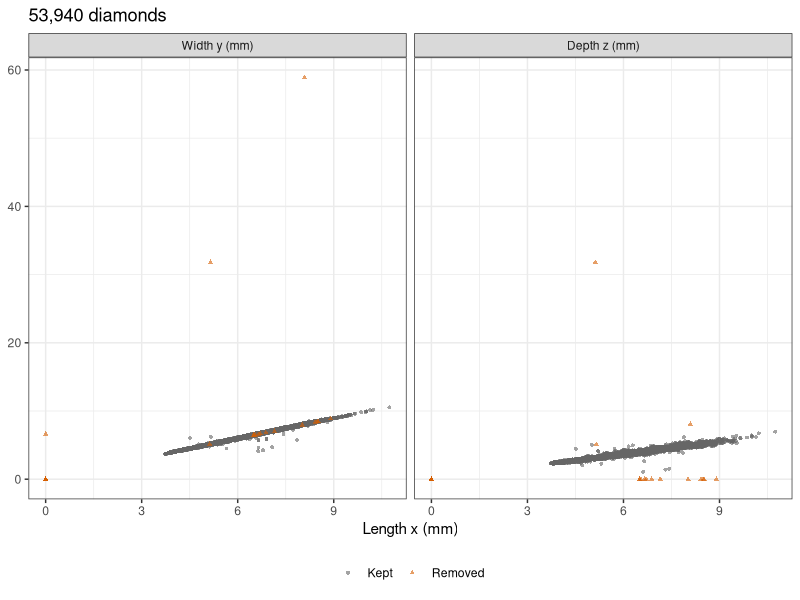
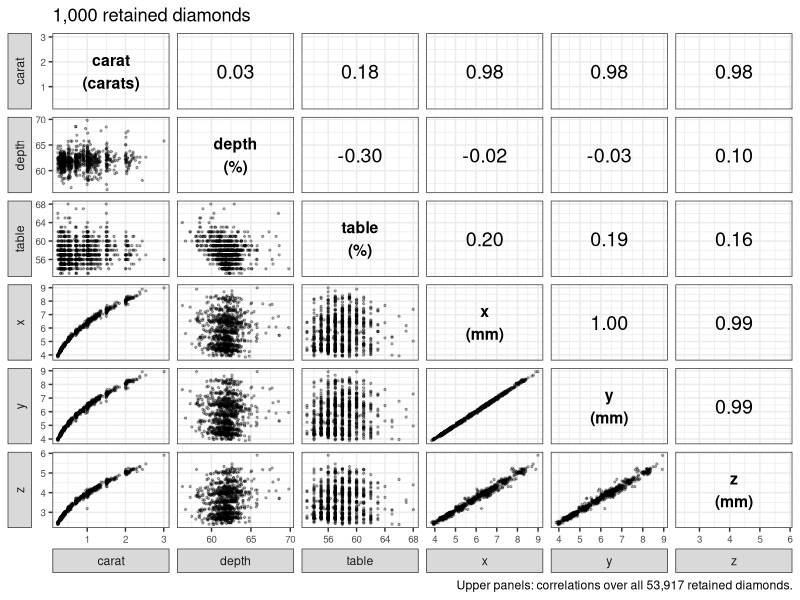
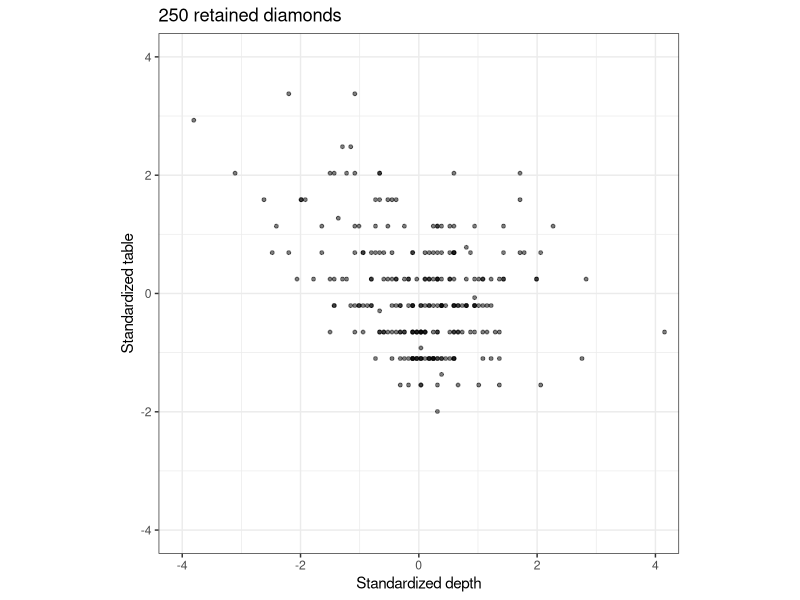
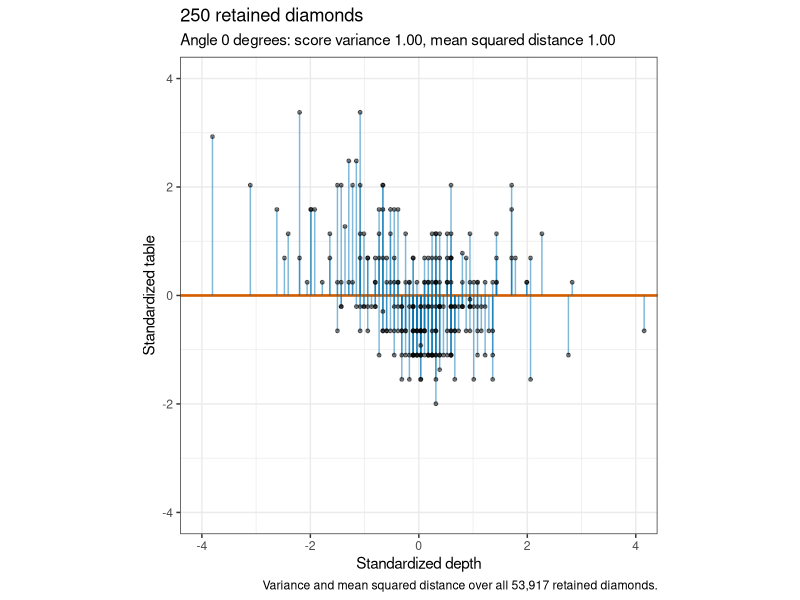
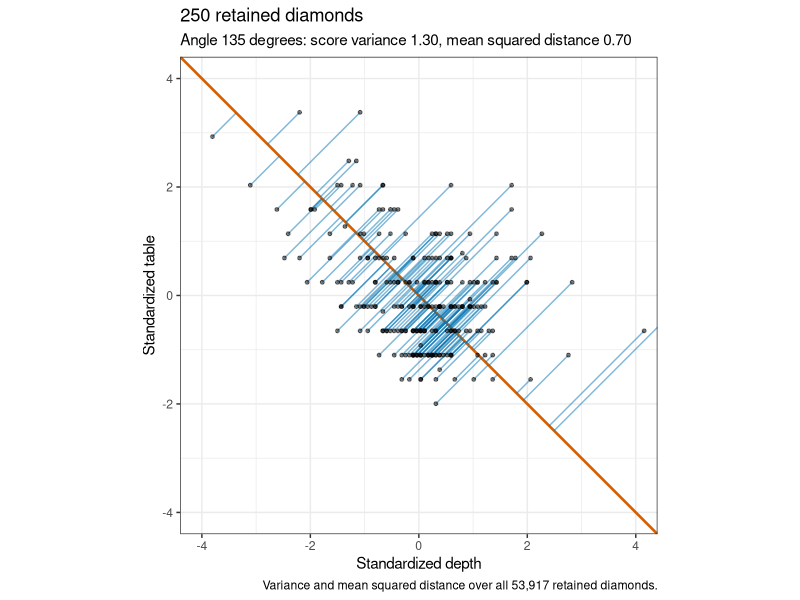
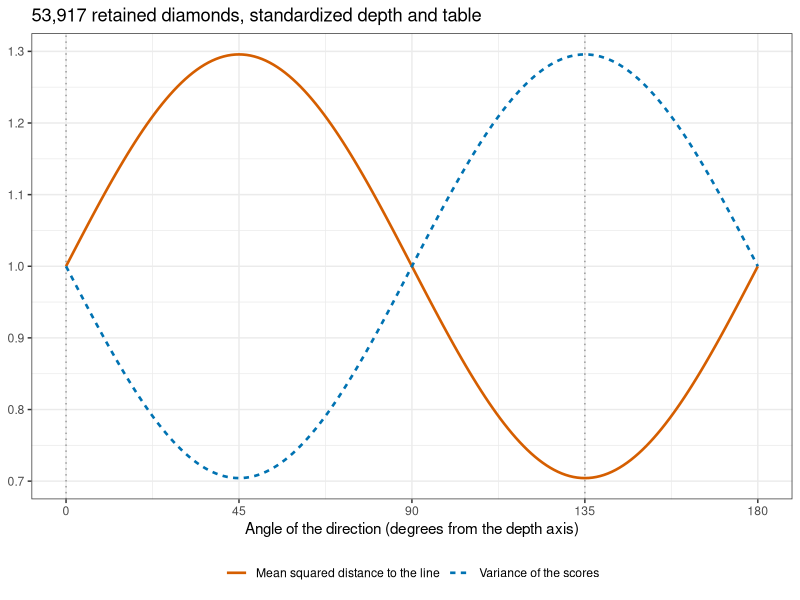
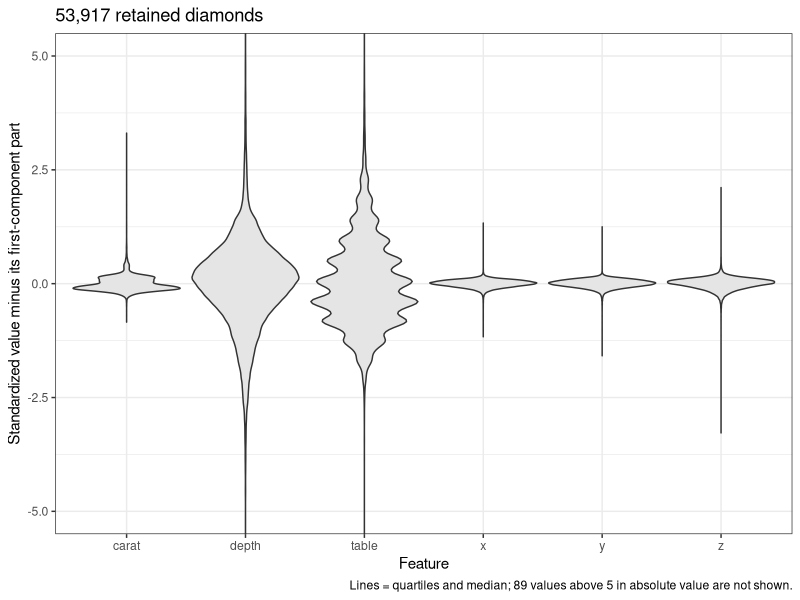
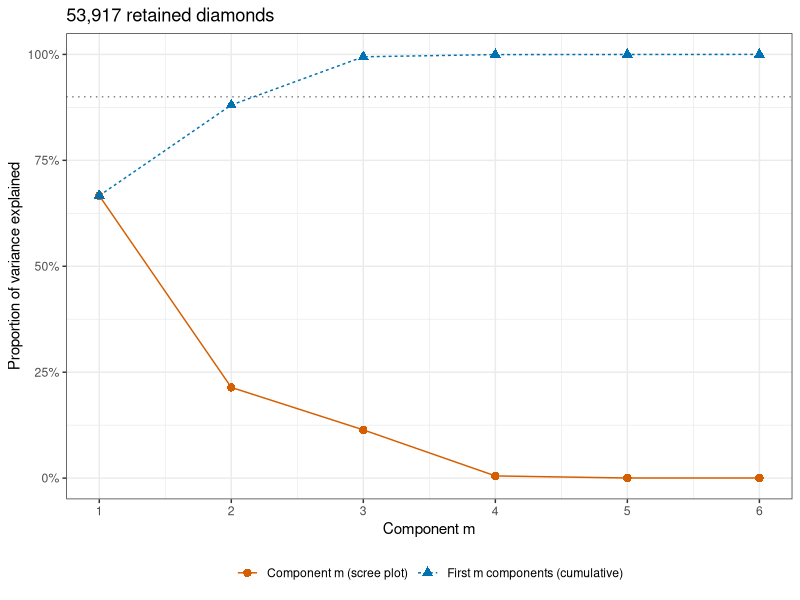

The R source for these figures, in order:
## ---- chunk 1
#| include: false
library("tidyverse")
theme_set(theme_bw())
set.seed(20261021)

# Fixed decimals with thousands separators, for use inside $...$, whose
# hyphen MathJax sets as a minus. Adding 0 after rounding turns a negative
# zero into 0.
fmt_math <- function(x, digits = 2) {
  rounded <- round(x, digits) + 0
  formatC(rounded, format = "f", digits = digits, big.mark = ",")
}

# The same for prose, where a negative value prints with a minus sign (the
# HTML entity) rather than a hyphen.
fmt <- function(x, digits = 2) {
  sub("^-", "&minus;", fmt_math(x, digits))
}

# A percentage, for prose.
pct <- function(x, digits = 1) {
  paste0(fmt(100 * x, digits), "%")
}

# A count with thousands separators, for prose.
big <- function(x) {
  format(x, big.mark = ",")
}

# The same inside $...$, where MathJax reads % as a comment and spaces a
# bare comma.
big_math <- function(x) {
  format(x, big.mark = "{,}")
}

# A number in LaTeX scientific notation, for use inside $...$.
sci <- function(x, digits = 1) {
  magnitude <- abs(x)
  e <- floor(log10(magnitude))
  mantissa <- formatC(x / 10^e, format = "f", digits = digits)
  sprintf("%s \\times 10^{%d}", mantissa, e)
}

# "a", "a and b", "a, b, and c".
and_list <- function(x) {
  n_x <- length(x)
  if (n_x == 1) {
    return(x)
  }
  if (n_x == 2) {
    return(paste(x, collapse = " and "))
  }
  paste0(paste(x[-n_x], collapse = ", "), ", and ", x[n_x])
}

# A name set as code in prose.
code <- function(x) {
  paste0("`", x, "`")
}

# A column vector, written as a transposed row, for use inside $...$.
vec_math <- function(x, digits = 2) {
  entries <- paste(fmt_math(x, digits), collapse = ", ")
  paste0("\\left(", entries, "\\right)^\\top")
}

# Color-blind-friendly palette.
okabe_ito <- c("#E69F00",
               "#56B4E9",
               "#009E73",
               "#D55E00",
               "#0072B2",
               "#CC79A7")

# Violins with lines at the quartiles and the median.
violin <- geom_violin(fill = "grey90",
                      scale = "width",
                      quantiles = c(0.25, 0.5, 0.75),
                      quantile.linetype = "solid")

# Loadings as horizontal bars, with a reference line at 0.
loading_bars <- list(geom_vline(xintercept = 0, color = "grey50"),
                     geom_col(fill = "grey50", width = 0.6))
## ---- chunk 2
#| output: false
# The numeric explanatory variables, and the largest plausible dimension.
features <- c("carat", "depth", "table", "x", "y", "z")
max_mm <- 20

# Flag diamonds with a zero dimension or a dimension above max_mm.
status_levels <- c("Kept", "Removed")
diamonds_flagged <- diamonds |>
  mutate(zero = x == 0 | y == 0 | z == 0,
         extreme = !zero & (x > max_mm | y > max_mm | z > max_mm),
         status = if_else(zero | extreme, "Removed", "Kept"),
         status = factor(status, levels = status_levels))

# Zero dimensions, and diamonds removed for each reason.
n_zero <- c(x = sum(diamonds$x == 0),
            y = sum(diamonds$y == 0),
            z = sum(diamonds$z == 0))
n_zero_rows <- sum(diamonds_flagged$zero)
n_extreme <- sum(diamonds_flagged$extreme)

# The retained diamonds, their number n, and the number of features p.
kept <- diamonds_flagged |>
  filter(status == "Kept") |>
  select(-zero, -extreme, -status)
n <- nrow(kept)
p <- length(features)
largest_kept <- max(kept[c("x", "y", "z")])

# Dimensions above max_mm, and the other dimensions of those diamonds.
dims <- as.matrix(diamonds[c("x", "y", "z")])
n_big_values <- sum(dims > max_mm)
big_rows <- dims[diamonds_flagged$extreme, , drop = FALSE]
big_others <- big_rows[big_rows <= max_mm]
big_widths <- sort(diamonds$y[diamonds$y > max_mm], decreasing = TRUE)

# Width and depth against length, one panel each, removed diamonds on top.
dimension_labels <- c("Width y (mm)", "Depth z (mm)")
n_diamonds <- nrow(diamonds)
cleaning_title <- paste(big(n_diamonds), "diamonds")
cleaning_plot <- diamonds_flagged |>
  pivot_longer(c(y, z), names_to = "dimension", values_to = "value") |>
  mutate(dimension = if_else(dimension == "y",
                             "Width y (mm)",
                             "Depth z (mm)"),
         dimension = factor(dimension, levels = dimension_labels)) |>
  arrange(status) |>
  ggplot(aes(x = x, y = value, color = status, shape = status)) +
  geom_point(alpha = 0.6, size = 1) +
  facet_wrap(~ dimension) +
  scale_color_manual(values = c("grey40", "#D55E00")) +
  scale_shape_manual(values = c(16, 17)) +
  labs(x = "Length x (mm)",
       y = NULL,
       color = NULL,
       shape = NULL,
       title = cleaning_title) +
  theme(legend.position = "bottom")
## ---- chunk 3
#| echo: false
#| fig-width: 8
#| fig-height: 4.2
cleaning_plot
## ---- chunk 4
# Retained diamonds drawn at random for the scatterplots.
n_sub <- 1000
sub_id <- sample(n, n_sub)

# The number of them shown in the two-feature figures.
n_shown <- 250
## ---- chunk 5
#| output: false
# Explanatory variables as a matrix, their correlations, and the subsample.
X <- as.matrix(kept[features])
cor_X <- cor(X)
X_sub <- X[sub_id, ]

# Plot titles for all retained diamonds and for the subsample.
title_all <- paste(big(n), "retained diamonds")
title_sub <- paste(big(n_sub), "retained diamonds")

# Midpoint of each variable's range in the subsample, where text is placed.
sub_min <- apply(X_sub, 2, min)
sub_max <- apply(X_sub, 2, max)
mid <- (sub_min + sub_max) / 2

# Panel column and row variables as factors, in the order of features.
as_grid <- function(d) {
  mutate(d,
         xvar = factor(xvar, levels = features),
         yvar = factor(yvar, levels = features))
}

# Lower panels: the subsampled points of each pair of variables.
pair_index <- combn(p, 2)
pair_points <- function(k) {
  first <- pair_index[1, k]
  second <- pair_index[2, k]
  tibble(xvar = features[first],
         yvar = features[second],
         xval = X_sub[, first],
         yval = X_sub[, second])
}
n_pairs <- ncol(pair_index)
lower <- map(seq_len(n_pairs), pair_points) |>
  list_rbind() |>
  as_grid()

# Upper panels: the correlation over all n retained diamonds.
upper_x <- features[pair_index[2, ]]
upper_y <- features[pair_index[1, ]]
upper_r <- cor_X[cbind(upper_x, upper_y)]
upper <- tibble(xvar = upper_x,
                yvar = upper_y,
                xval = mid[upper_x],
                yval = mid[upper_y],
                label = fmt_math(upper_r)) |>
  as_grid()

# Diagonal panels: each carries its variable's range, so every row and
# column has a scale, and its name and unit.
diagonal_points <- function(f) {
  tibble(xvar = f, yvar = f, xval = X_sub[, f], yval = X_sub[, f])
}
diagonal <- map(features, diagonal_points) |>
  list_rbind() |>
  as_grid()
units <- c(carat = "carats",
           depth = "%",
           table = "%",
           x = "mm",
           y = "mm",
           z = "mm")
diagonal_text <- tibble(xvar = features,
                        yvar = features,
                        xval = mid,
                        yval = mid,
                        label = paste0(features, "\n(", units, ")")) |>
  as_grid()

# Scatterplot matrix: points below the diagonal, correlations above it.
pairs_caption <- paste("Upper panels: correlations over all",
                       big(n),
                       "retained diamonds.")
pairs_plot <- ggplot(lower, aes(x = xval, y = yval)) +
  geom_point(alpha = 0.3, size = 0.5) +
  geom_blank(data = diagonal) +
  geom_text(data = upper, aes(label = label), size = 5) +
  geom_text(data = diagonal_text,
            aes(label = label),
            size = 4,
            fontface = "bold") +
  facet_grid(yvar ~ xvar, scales = "free", switch = "both") +
  labs(x = NULL,
       y = NULL,
       title = title_sub,
       caption = pairs_caption) +
  theme(strip.placement = "outside",
        axis.text = element_text(size = 7))

# Correlations among the four size variables, and of depth and table with
# them.
size_vars <- c("carat", "x", "y", "z")
size_cors <- cor_X[size_vars, size_vars][upper.tri(diag(4))]
other_cors <- cor_X[c("depth", "table"), size_vars]
## ---- chunk 6
#| echo: false
#| fig-width: 8.5
#| fig-height: 8
pairs_plot
## ---- chunk 7
# Recorded depth percentage against the one computed from the dimensions.
average_width <- (kept$x + kept$y) / 2
depth_computed <- 100 * kept$z / average_width
depth_gap <- abs(kept$depth - depth_computed)
## ---- chunk 8
# Standard deviation with divisor n.
sd_n <- function(v) {
  deviations <- v - mean(v)
  sqrt(mean(deviations^2))
}

# Standardized features and their correlation matrix R.
X_std <- scale(X, center = TRUE, scale = apply(X, 2, sd_n))
R <- crossprod(X_std) / n
## ---- chunk 9
#| output: false
# Standardized depth and table, and their correlation.
X_dt <- X_std[, c("depth", "table")]
r_dt <- cor_X["depth", "table"]

# Unit direction at angle theta, in degrees from the depth axis.
direction <- function(theta) {
  radians <- theta * pi / 180
  c(cos(radians), sin(radians))
}

# Variance, over all n diamonds, of the scores along direction theta.
score_variance <- function(theta) {
  mean((X_dt %*% direction(theta))^2)
}

# For each angle: the variance of the scores and the mean squared distance
# to the line.
theta_grid <- 0:180
mean_sq_length <- mean(rowSums(X_dt^2))
theta_curves <- tibble(theta = theta_grid,
                       variance = map_dbl(theta_grid, score_variance),
                       distance = mean_sq_length - variance)
theta_best <- theta_curves$theta[which.max(theta_curves$variance)]

# Value of one column of theta_curves at one angle.
at_theta <- function(theta, col) {
  theta_curves[[col]][theta_curves$theta == theta]
}

# Base plot: the first n_shown diamonds of the subsample.
shown <- as_tibble(X_dt[sub_id[seq_len(n_shown)], ])
dt_caption <- paste("Variance and mean squared distance over all",
                    big(n),
                    "retained diamonds.")
dt_base <- ggplot(shown, aes(x = depth, y = table)) +
  coord_equal(xlim = c(-4, 4), ylim = c(-4, 4)) +
  labs(x = "Standardized depth",
       y = "Standardized table",
       title = paste(n_shown, "retained diamonds"),
       caption = dt_caption)

# The line at angle theta and each diamond's projection onto it.
dt_projection <- function(theta) {
  a <- direction(theta)
  proj <- mutate(shown,
                 score = depth * a[1] + table * a[2],
                 depth_p = score * a[1],
                 table_p = score * a[2])
  variance <- fmt(at_theta(theta, "variance"))
  distance <- fmt(at_theta(theta, "distance"))
  subtitle <- paste0("Angle ",
                     theta,
                     " degrees: score variance ",
                     variance,
                     ", mean squared distance ",
                     distance)
  dt_base +
    geom_abline(slope = a[2] / a[1],
                intercept = 0,
                color = "#D55E00",
                linewidth = 0.9) +
    geom_segment(data = proj,
                 aes(xend = depth_p, yend = table_p),
                 color = "#0072B2",
                 alpha = 0.5) +
    geom_point(alpha = 0.5, size = 1) +
    labs(subtitle = subtitle)
}

# Tabs: the data, the depth axis, and the first principal component.
dt_data <- dt_base +
  geom_point(alpha = 0.5, size = 1) +
  labs(caption = NULL)
dt_plots <- list(dt_data,
                 dt_projection(0),
                 dt_projection(theta_best))

# Both quantities against the angle, the two angles above dotted.
theta_title <- paste(big(n), "retained diamonds, standardized depth and table")
theta_plot <- theta_curves |>
  pivot_longer(-theta, names_to = "quantity") |>
  mutate(quantity = if_else(quantity == "variance",
                            "Variance of the scores",
                            "Mean squared distance to the line")) |>
  ggplot(aes(x = theta, y = value, color = quantity, linetype = quantity)) +
  geom_vline(xintercept = c(0, theta_best),
             color = "grey60",
             linetype = "dotted") +
  geom_line(linewidth = 0.9) +
  scale_color_manual(values = okabe_ito[c(4, 5)]) +
  scale_x_continuous(breaks = seq(0, 180, by = 45)) +
  labs(x = "Angle of the direction (degrees from the depth axis)",
       y = NULL,
       color = NULL,
       linetype = NULL,
       title = theta_title) +
  theme(legend.position = "bottom")
## ---- chunk 10
#| echo: false
#| fig-width: 6
#| fig-height: 6
dt_plots[[1]]
## ---- chunk 11
#| echo: false
#| fig-width: 6
#| fig-height: 6.3
dt_plots[[2]]
## ---- chunk 12
#| echo: false
#| fig-width: 6
#| fig-height: 6.3
dt_plots[[3]]
## ---- chunk 13
#| echo: false
#| fig-width: 7
#| fig-height: 4.2
theta_plot
## ---- chunk 14
# Eigendecomposition of the correlation matrix.
eig <- eigen(R, symmetric = TRUE)

# Sign of the largest entry of phi in absolute value.
largest_sign <- function(phi) {
  largest <- which.max(abs(phi))
  sign(phi[largest])
}

# Loading vectors, each signed so its largest loading in absolute value is
# positive.
flip <- apply(eig$vectors, 2, largest_sign)
Phi <- sweep(eig$vectors, 2, flip, "*")
dimnames(Phi) <- list(features, paste0("PC", 1:p))

# Component variances and the n x p matrix of scores.
v <- eig$values
Z <- X_std %*% Phi

# Largest correlation between two columns of scores, in absolute value.
score_cors <- cor(Z)[upper.tri(diag(p))]
max_score_cor <- max(abs(score_cors))
## ---- chunk 15
#| output: false
# What is left of each feature after its first-component part is removed.
residual_1 <- X_std - Z[, 1] %o% Phi[, 1]
remaining_var <- colMeans(residual_1^2)

# Violins of the remainders, cut at 5 in absolute value.
n_cut_remaining <- sum(abs(residual_1) > 5)
remaining_caption <- paste("Lines = quartiles and median;",
                           n_cut_remaining,
                           "values above 5 in absolute value are not shown.")
remaining_plot <- as_tibble(residual_1) |>
  pivot_longer(everything(), names_to = "feature") |>
  mutate(feature = factor(feature, levels = features)) |>
  ggplot(aes(x = feature, y = value)) +
  violin +
  coord_cartesian(ylim = c(-5, 5)) +
  labs(x = "Feature",
       y = "Standardized value minus its first-component part",
       title = title_all,
       caption = remaining_caption)
## ---- chunk 16
#| echo: false
#| fig-width: 7
#| fig-height: 4
remaining_plot
## ---- chunk 17
# Principal components from prcomp().
pca <- prcomp(X, center = TRUE, scale. = TRUE)

# Largest differences from the eigendecomposition, up to sign.
loading_gap <- abs(pca$rotation) - abs(Phi)
loading_diff <- max(abs(loading_gap))
variance_diff <- max(abs(pca$sdev^2 - v))
score_gap <- abs(pca$x) - sqrt((n - 1) / n) * abs(Z)
score_diff <- max(abs(score_gap))
## ---- chunk 18
#| output: false
# Proportion of variance explained by each component, and cumulatively.
pve <- v / sum(v)
cum_pve <- cumsum(pve)

# Table of the variances and proportions.
pve_tibble <- tibble(Component = paste0("PC", 1:p),
                     `Variance $v_m$` = fmt(v, 3),
                     `PVE` = pct(pve, 2),
                     `Cumulative PVE` = pct(cum_pve, 2))
pve_table <- knitr::kable(pve_tibble, align = "lrrr")

# Scree plot and cumulative PVE, with the 90% level dotted.
scree_types <- c("Component m (scree plot)",
                 "First m components (cumulative)")
type_rep <- rep(scree_types, each = p)
scree_data <- tibble(m = rep(1:p, 2),
                     value = c(pve, cum_pve),
                     type = factor(type_rep, levels = scree_types))
scree_plot <- ggplot(scree_data,
                     aes(x = m,
                         y = value,
                         color = type,
                         shape = type,
                         linetype = type)) +
  geom_hline(yintercept = 0.9, color = "grey50", linetype = "dotted") +
  geom_line() +
  geom_point(size = 2.5) +
  scale_color_manual(values = okabe_ito[c(4, 5)]) +
  scale_x_continuous(breaks = 1:p) +
  scale_y_continuous(labels = scales::label_percent(), limits = c(0, 1)) +
  labs(x = "Component m",
       y = "Proportion of variance explained",
       color = NULL,
       shape = NULL,
       linetype = NULL,
       title = title_all) +
  theme(legend.position = "bottom")

# The component after which the PVE drops by the largest factor.
M_elbow <- which.max(pve[-p] / pve[-1])

# The fewest components whose cumulative PVE reaches 90%.
M_90 <- which(cum_pve >= 0.9)[1]
## ---- chunk 19
#| echo: false
pve_table
## ---- chunk 20
#| echo: false
#| fig-width: 6.5
#| fig-height: 4.3
scree_plot
## ---- chunk 21
# Component variances from all diamonds, the removed ones included.
cor_all <- cor(diamonds[features])
v_all <- eigen(cor_all, symmetric = TRUE)$values

# The components after the elbow.
small <- (M_elbow + 1):p

# Largest relative change among the other variances, and the ratio of the
# sums of the small ones.
large_change <- max(abs(v_all / v - 1)[-small])
small_ratio <- sum(v_all[small]) / sum(v[small])
## ---- chunk 22
#| output: false
# Standard deviation of each explanatory variable, in its own unit.
raw_sd <- apply(X, 2, sd_n)
raw_sd_text <- paste0(code(features), " ", fmt(raw_sd, 2))

# Each explanatory variable centered at its mean.
X_centered <- sweep(X, 2, colMeans(X))
unit_labels <- c(carat = "carat (carats)",
                 depth = "depth (%)",
                 table = "table (%)",
                 x = "x (mm)",
                 y = "y (mm)",
                 z = "z (mm)")

# Violins of the centered values, cut at 10 from the mean.
n_cut_raw <- sum(abs(X_centered) > 10)
raw_caption <- paste("Lines = quartiles and median;",
                     n_cut_raw,
                     "values more than 10 from their mean are not shown.")
raw_plot <- as_tibble(X_centered) |>
  pivot_longer(everything(), names_to = "variable") |>
  mutate(variable = factor(unit_labels[variable], levels = unit_labels)) |>
  ggplot(aes(x = variable, y = value)) +
  violin +
  coord_cartesian(ylim = c(-10, 10)) +
  labs(x = "Explanatory variable (unit)",
       y = "Value minus mean, in its own unit",
       title = title_all,
       caption = raw_caption)
## ---- chunk 23
#| echo: false
#| fig-width: 7.5
#| fig-height: 4
raw_plot
## ---- chunk 24
#| output: false
# First loading vector of a covariance or correlation matrix, signed so its
# largest loading in absolute value is positive.
signed_pc1 <- function(M) {
  phi <- eigen(M, symmetric = TRUE)$vectors[, 1]
  phi * largest_sign(phi)
}

# Explanatory variables with weight in milligrams instead of carats.
X_mg <- X
X_mg[, "carat"] <- 200 * X_mg[, "carat"]
mg_sd <- sd_n(X_mg[, "carat"])

# Covariance matrices, divisor n, in carats and in milligrams.
S <- cov(X) * (n - 1) / n
S_mg <- cov(X_mg) * (n - 1) / n

# Unstandardized first loading vectors and the PVE of their components.
pc1_raw <- signed_pc1(S)
pc1_mg <- signed_pc1(S_mg)
pve_raw <- eigen(S, symmetric = TRUE)$values[1] / sum(diag(S))
pve_mg <- eigen(S_mg, symmetric = TRUE)$values[1] / sum(diag(S_mg))

# Standardized first loading vector in milligrams, and its largest
# difference from the one in carats.
pc1_mg_std <- signed_pc1(cor(X_mg))
pc1_mg_gap <- max(abs(pc1_mg_std - Phi[, 1]))

# Facet labels: each version and the PVE of its first component.
pc1_versions <- c("Standardized",
                  "Unstandardized",
                  "Unstandardized, carat in mg")
pc1_pve <- c(pve[1], pve_raw, pve_mg)
version_labels <- paste0(pc1_versions, "\nPVE ", pct(pc1_pve))

# First loading vector of each version, one facet each.
version_rep <- rep(version_labels, each = p)
feature_rep <- rep(features, 3)
feature_levels <- rev(features)
scaling_data <- tibble(version = factor(version_rep, levels = version_labels),
                       feature = factor(feature_rep, levels = feature_levels),
                       loading = c(Phi[, 1], pc1_raw, pc1_mg))
scaling_plot <- ggplot(scaling_data, aes(x = loading, y = feature)) +
  loading_bars +
  facet_wrap(~ version) +
  labs(x = "Loading on the first component",
       y = NULL,
       title = title_all)
## ---- chunk 25
#| echo: false
#| fig-width: 8
#| fig-height: 3.8
scaling_plot
## ---- chunk 26
#| output: false
# Facet label of each component: its name and PVE.
component_labels <- paste0("PC", 1:p, " (PVE ", pct(pve, 2), ")")

# Loadings of all six components, one facet each.
loadings_plot <- as_tibble(Phi, rownames = "feature") |>
  pivot_longer(-feature, names_to = "component", values_to = "loading") |>
  mutate(feature = factor(feature, levels = feature_levels),
         component = str_remove(component, "PC"),
         component = as.integer(component),
         component = factor(component_labels[component],
                            levels = component_labels)) |>
  ggplot(aes(x = loading, y = feature)) +
  loading_bars +
  facet_wrap(~ component, nrow = 2) +
  labs(x = "Loading",
       y = NULL,
       title = title_all)

# First-component loadings of the four size features.
size_load <- Phi[size_vars, 1]
## ---- chunk 27
#| echo: false
#| fig-width: 8.5
#| fig-height: 5.5
loadings_plot
## ---- chunk 28
#| output: false
# First two scores and the price of the subsampled diamonds.
score_data <- tibble(z1 = Z[sub_id, 1],
                     z2 = Z[sub_id, 2],
                     price = kept$price[sub_id])

# Arrows: the first two loadings of each feature, lengthened arrow_scale
# times.
arrow_scale <- 4
arrows <- tibble(feature = features,
                 z1 = arrow_scale * Phi[, 1],
                 z2 = arrow_scale * Phi[, 2])

# The four size arrows nearly coincide; one label marks their common tip.
size_label <- tibble(feature = and_list(size_vars),
                     z1 = max(arrows$z1),
                     z2 = 0)
arrow_labels <- arrows |>
  filter(feature %in% c("depth", "table")) |>
  bind_rows(size_label)

# Scores colored by price, with the loading arrows on top.
biplot_caption <- paste0("Arrows: loadings on PC1 and PC2, times ",
                         arrow_scale,
                         ".")
arrow_head <- arrow(length = unit(0.2, "cm"))
biplot <- ggplot(score_data, aes(x = z1, y = z2)) +
  geom_point(aes(color = price), alpha = 0.7, size = 1.2) +
  scale_color_viridis_c(trans = "log10",
                        labels = scales::label_dollar(accuracy = 1),
                        breaks = c(500, 1000, 3000, 10000)) +
  coord_equal() +
  geom_segment(data = arrows,
               aes(x = 0, y = 0, xend = z1, yend = z2),
               arrow = arrow_head,
               linewidth = 0.7) +
  geom_label(data = arrow_labels,
             aes(label = feature),
             size = 3.2,
             hjust = c(0.5, 0.5, 0),
             nudge_x = c(0, 0, 0.2),
             nudge_y = c(0.3, -0.3, 0)) +
  labs(x = expression("First component score " * z[i1]),
       y = expression("Second component score " * z[i2]),
       color = "Price (log scale)",
       title = title_sub,
       caption = biplot_caption)
## ---- chunk 29
#| echo: false
#| fig-width: 7.5
#| fig-height: 5.3
biplot
## ---- chunk 30
#| output: false
# Correlation of price with each component's scores, and the later
# component with the largest one in absolute value.
price_cor <- drop(cor(kept$price, Z))
top_later <- which.max(abs(price_cor[-1])) + 1

# The smallest loading in absolute value.
smallest_index <- which.min(abs(Phi))
smallest_at <- arrayInd(smallest_index, dim(Phi))
smallest <- list(feature = features[smallest_at[1]],
                 m = smallest_at[2],
                 loading = Phi[smallest_at])

# Price against each component's scores, one facet each.
price_labels <- paste0("PC", 1:p, ": r = ", fmt_math(price_cor))
price_plot <- as_tibble(Z[sub_id, ], .name_repair = ~ price_labels) |>
  mutate(price = kept$price[sub_id]) |>
  pivot_longer(-price, names_to = "component", values_to = "score") |>
  mutate(component = factor(component, levels = price_labels)) |>
  ggplot(aes(x = score, y = price)) +
  geom_point(alpha = 0.3, size = 0.7) +
  facet_wrap(~ component, scales = "free_x", nrow = 2) +
  scale_y_continuous(labels = scales::label_dollar()) +
  labs(x = "Score",
       y = "Price",
       title = title_sub)
## ---- chunk 31
#| echo: false
#| fig-width: 8.5
#| fig-height: 5.5
price_plot
## ---- chunk 32
# Least squares regression of price on all six scores, and its R^2.
price_fit <- lm(kept$price ~ Z)
r2_scores <- summary(price_fit)$r.squared
